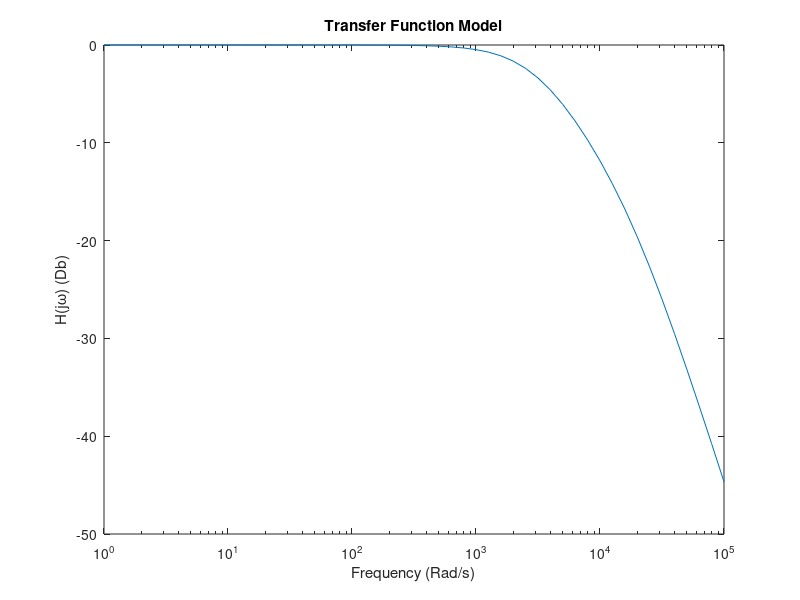

This figure's MATLAB source:
r1 = 125650;
r2 = 133470;
c1 = 1e-9;
c2 = 1e-9;
W = 0:0.1:5;
w = 10 .^ W;
h1 = (1) ./ (1 + (1i*w*(r1 * (c1 + c2) + (r2 * c2) )) + ((1i * w).^2 * (r1 * r2 * c1 * c2)));
H1 = 20 * log10(h1);

semilogx(w, H1);
xlabel('Frequency (Rad/s)');
ylabel('H(jω) (Db)');
title('Transfer Function Model');
